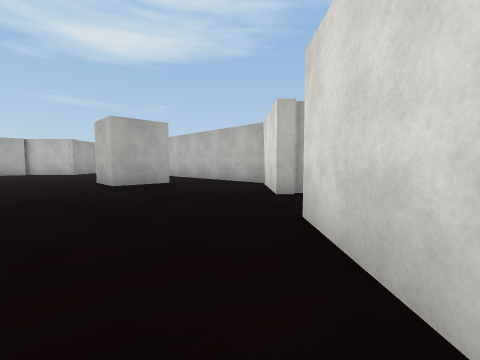
view 1 (above)

18 first-person views from a walk through a Unity game level. The camera is 1.3 m above the floor, tilts 4° down and sees 90° across. Doors are open. The floor is counted in squares, 2 m on a side. Each view is taken from the middle of a square. On the plan, view 1 faces up. The plan holds only what a view shows up to about 9 squares ahead; the rest is blank. The place goes on beyond the plan. Some animated figures are not drawn. Surface patterns are stand-ins for the level's own textures.

view 2
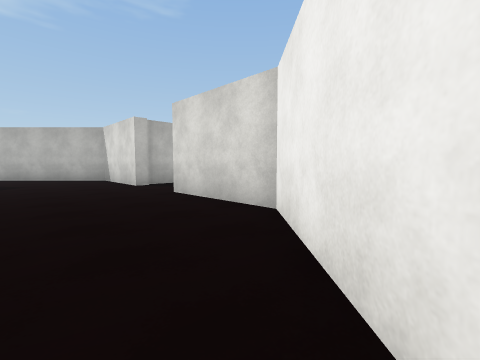

view 3
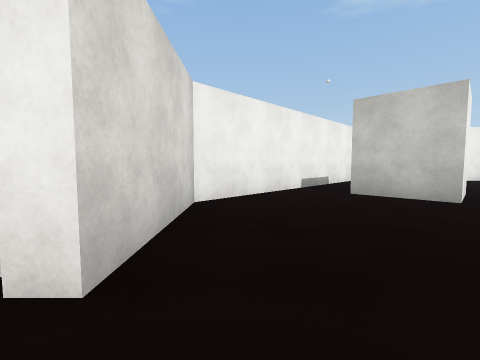

view 4
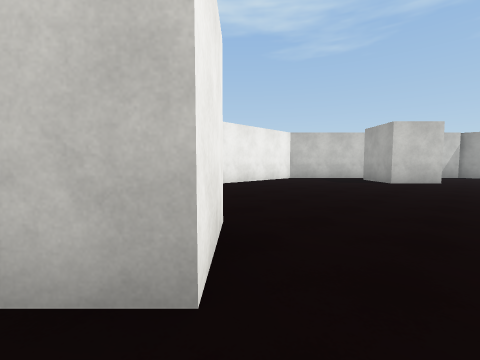

view 5
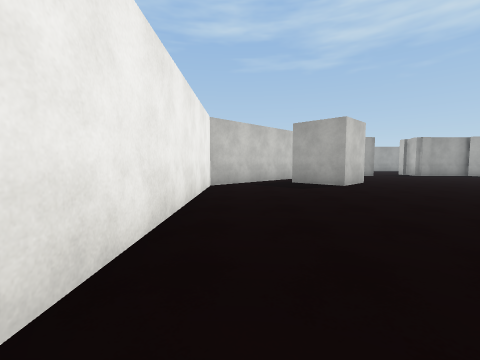

view 6
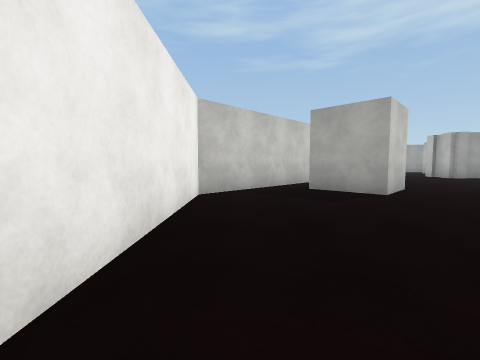

view 7
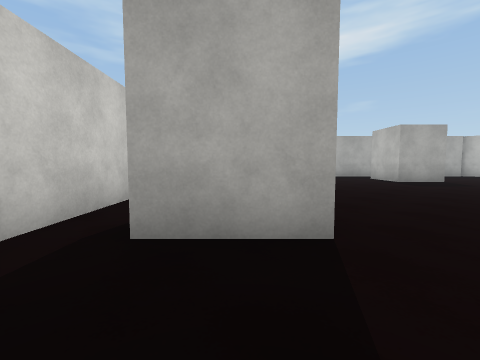

view 8
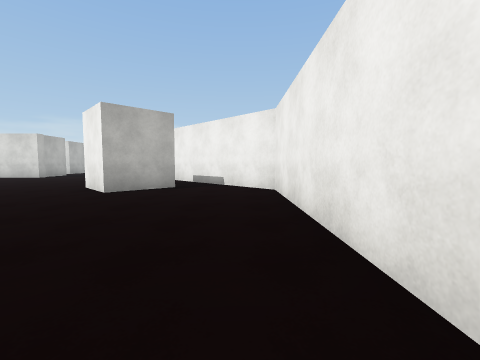

view 9
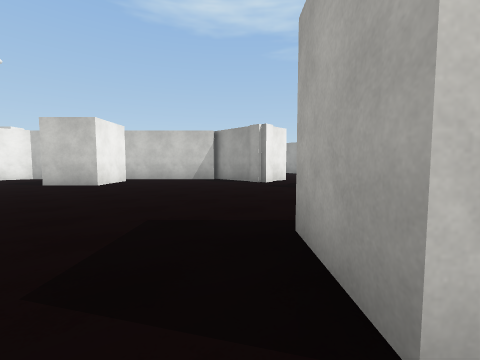

view 10
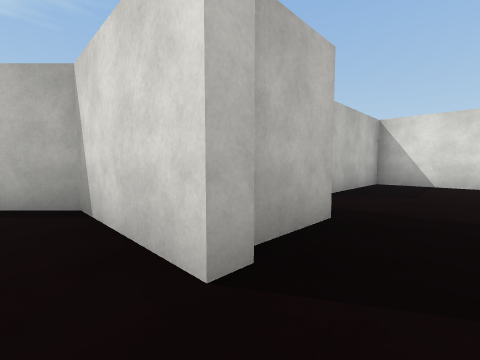

view 11
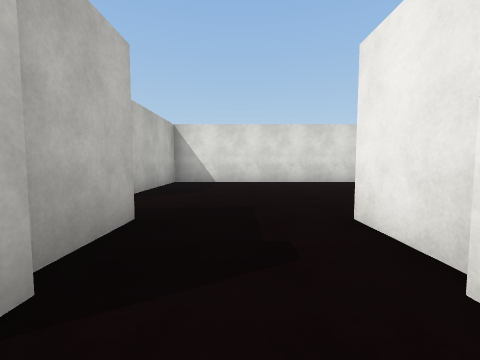

view 12
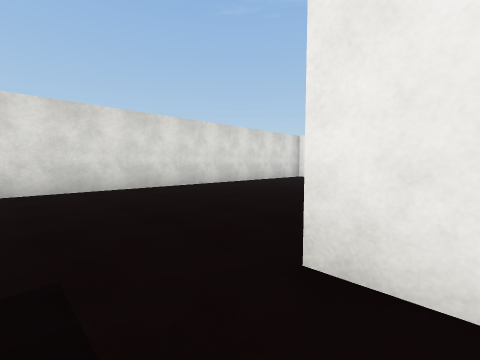

view 13
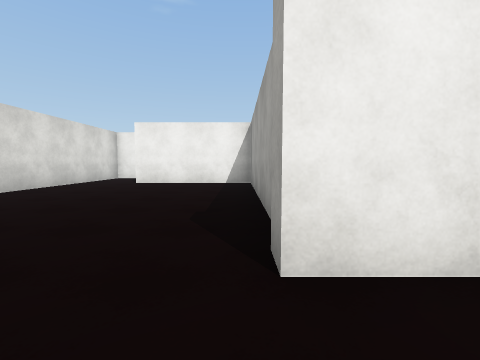

view 14
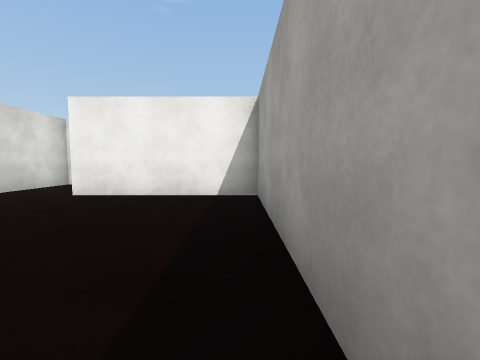

view 15
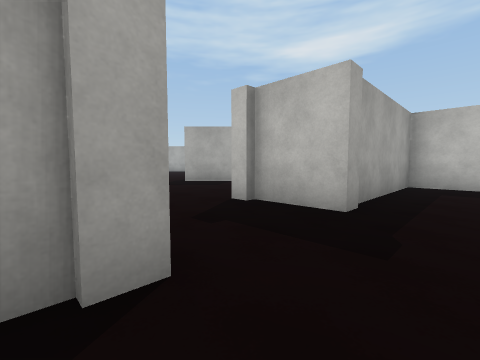

view 16
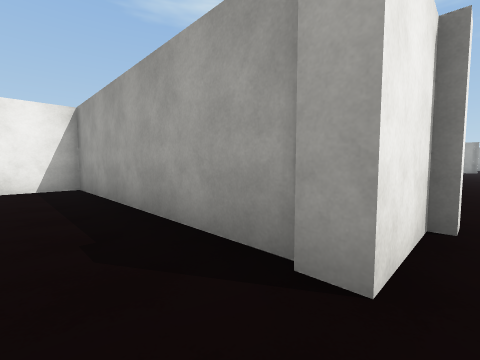

view 17
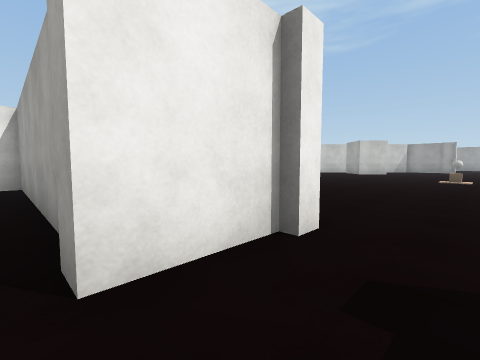

view 18
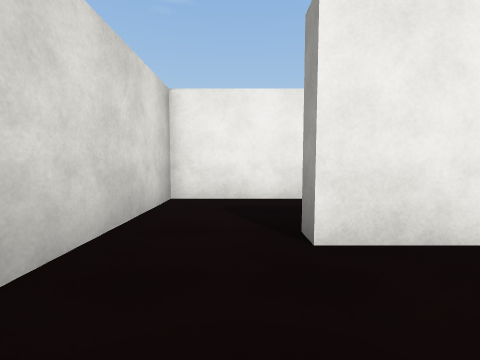

### Floor plan
Points are (right, up) in squares from view 1. A wall is a line through its corners. A room is listed if a view was taken in it or the views show most of it. See-through windows are left out.
Room 1 (views 1, 2, 3, 4, 5, 6, 7, 8, 9, 10, 11)
walls: (-11.9, 7.9) (-13, 6.8) (-13.5, 7.3); (-3.4, -2.3) (-4.7, -1) (-3.6, 0.1) (-2.3, -1.2); (-14.3, -1.1) (-13, 0.1) (-11.9, -1) (-13.1, -2.3); (-2.3, 8.1) (-3.6, 6.8) (-4.7, 7.9); (-15.5, -1.3) (-12, -4.9) (-4.1, -4.9) (0.8, 0) (0.8, 2.9); (0.8, 5) (0.8, 7.9) (-0.9, 9.6)
ways out: opening at (1.5, 3.5) to room 2
objects: other object (-8, 3)
Room 2 (views 12, 13, 14, 15, 16, 17, 18)
walls: (1.1, 2.7) (2.6, 2.7) (2.6, -3.9) (6.4, -3.9); (0.8, 2.9) (1.2, 2.9); (8.3, -3.4) (8.3, 6.3) (5, 6.3); (1.2, 5) (0.8, 5); (2.6, 6.4) (2.6, 5.2) (1.1, 5.2)
ways out: opening at (1.5, 3.5) to room 1; opening at (7.5, -4) to room 3; opening at (4, 6)
Room 3 (no view inside)
walls: (6.4, -3.9) (6.4, -4.2); (5.8, -6.4) (8.3, -6.4) (8.3, -3.4)
ways out: opening at (7.5, -4) to room 2; opening at (5.5, -5.5)

Positions as (right, up) in squares from view 1, and headings:
1: (0, 0), facing up
2: (-2, -2), facing up-right
3: (0, 4), facing down
4: (-3, 1), facing down-left
5: (-5, -4), facing left
6: (-7, -4), facing left
7: (-11, -3), facing up-left
8: (-10, -4), facing right
9: (-11, 8), facing down-left
10: (0, 4), facing up-right
11: (0, 4), facing right
12: (2, 4), facing down-right
13: (3, 4), facing down
14: (3, 1), facing down
15: (4, 2), facing up-left
16: (4, 3), facing down-left
17: (3, 4), facing down-left
18: (7, -2), facing down
